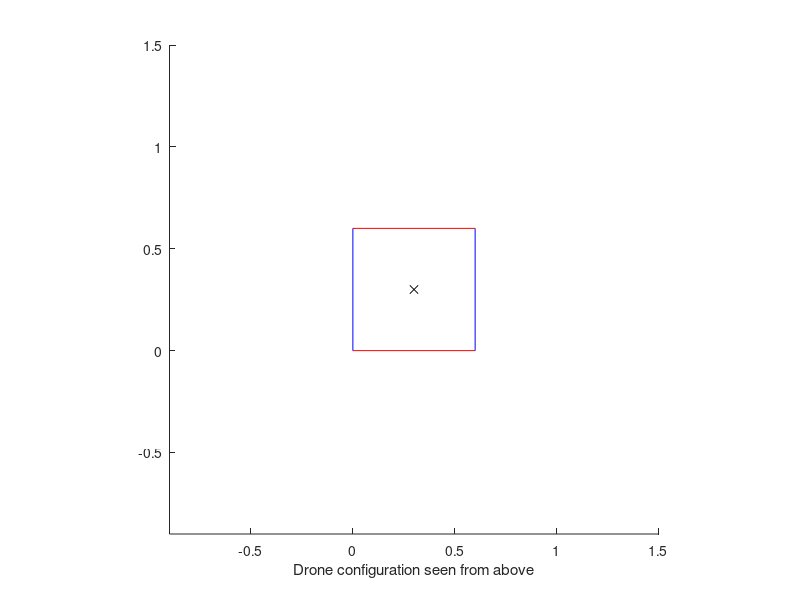

The MATLAB script that drew this image:
%% Inertia computation

clc

q = [pi/2; pi/2];
l = 0.6;
m = 3.4;
m_link = m/4;

C1 = [l/2; 0; 0];
C2 = [l+l/2*cos(q(1)); l/2*sin(q(1)); 0];
C3 = [l+l*cos(q(1))+l/2*cos(q(1)+pi/2); l*sin(q(1))+l/2*sin(q(1)+pi/2); 0];
C4 = [l+l*cos(q(1))+l*cos(q(1)+pi/2)+l/2*cos(q(1)+q(2)+pi/2); l*sin(q(1))+l*sin(q(1)+pi/2)+l/2*sin(q(1)+q(2)+pi/2); 0];
C = (C1+C2+C3+C4)/4;
r1 = C1-C;
r2 = C2-C;
r3 = C3-C;
r4 = C4-C;
I_link1 = [0 0 0;
        0 1/12*m_link*l^2 0;
        0 0 1/12*m_link*l^2]
I_link2 = [cos(q(1)) -sin(q(1)) 0;
    sin(q(1)) cos(q(1)) 0;
    0 0 1]*I_link1*[cos(q(1)) -sin(q(1)) 0;
    sin(q(1)) cos(q(1)) 0;
    0 0 1]'
I_link3 = [cos(q(1)+pi/2) -sin(q(1)+pi/2) 0;
    sin(q(1)+pi/2) cos(q(1)+pi/2) 0;
    0 0 1]*I_link1*[cos(q(1)+pi/2) -sin(q(1)+pi/2) 0;
    sin(q(1)+pi/2) cos(q(1)+pi/2) 0;
    0 0 1]'
I_link4 = [cos(q(1)+pi/2+q(2)) -sin(q(1)+pi/2+q(2)) 0;
    sin(q(1)+pi/2+q(2)) cos(q(1)+pi/2+q(2)) 0;
    0 0 1]*I_link1*[cos(q(1)+pi/2+q(2)) -sin(q(1)+pi/2+q(2)) 0;
    sin(q(1)+pi/2+q(2)) cos(q(1)+pi/2+q(2)) 0;
    0 0 1]'
I = I_link1+I_link2+I_link3+I_link4+m_link*(r1'*r1*eye(3)-r1*r1'+r2'*r2*eye(3)-r2*r2'+r3'*r3*eye(3)-r3*r3'+r4'*r4*eye(3)-r4*r4')

figure(1)
axis square
axis([C(1)-1.2 C(1)+1.2 C(2)-1.2 C(2)+1.2])
hold on
xlabel("Drone configuration seen from above")
plot([0 0.6], [0 0], 'r-')
plot([0.6 0.6+l*cos(q(1))], [0 l*sin(q(1))], 'b-');
plot([0.6+l*cos(q(1)) 0.6+l*cos(q(1))+l*cos(q(1)+pi/2)], [l*sin(q(1)) l*sin(q(1))+l*sin(q(1)+pi/2)], 'r-');
plot([0.6+l*cos(q(1))+l*cos(q(1)+pi/2) 0.6+l*cos(q(1))+l*cos(q(1)+pi/2)+l*cos(q(1)+pi/2+q(2))], [l*sin(q(1))+l*sin(q(1)+pi/2) l*sin(q(1))+l*sin(q(1)+pi/2)+l*sin(q(1)+pi/2+q(2))], 'b-');
plot(C(1), C(2), 'kx')
hold off

%% Allocation matrix computation

beta = 10*2*pi/360; 

R_F1C = [cos(-beta) 0 sin(-beta);
    0 1 0;
    -sin(-beta) 0 cos(-beta)];

R_F2C = [cos(q(1)) -sin(q(1)) 0;
    sin(q(1)) cos(q(1)) 0;
    0 0 1]*[cos(beta) 0 sin(beta);
    0 1 0;
    -sin(beta) 0 cos(beta)];

R_F3C = [cos(q(1)+pi/2) -sin(q(1)+pi/2) 0;
    sin(q(1)+pi/2) cos(q(1)+pi/2) 0;
    0 0 1]*[cos(-beta) 0 sin(-beta);
    0 1 0;
    -sin(-beta) 0 cos(-beta)];

R_F4C = [cos(q(1)+pi/2+q(2)) -sin(q(1)+pi/2+q(2)) 0;
    sin(q(1)+pi/2+q(2)) cos(q(1)+pi/2+q(2)) 0;
    0 0 1]*[cos(beta) 0 sin(beta);
    0 1 0;
    -sin(beta) 0 cos(beta)];

function S = skew(v)
    if(numel(v)~= 1)
        S= [0 -v(3) v(2); 
            v(3) 0 -v(1);
            -v(2) v(1) 0];
    else
        S= zeros(3);
    end
end
